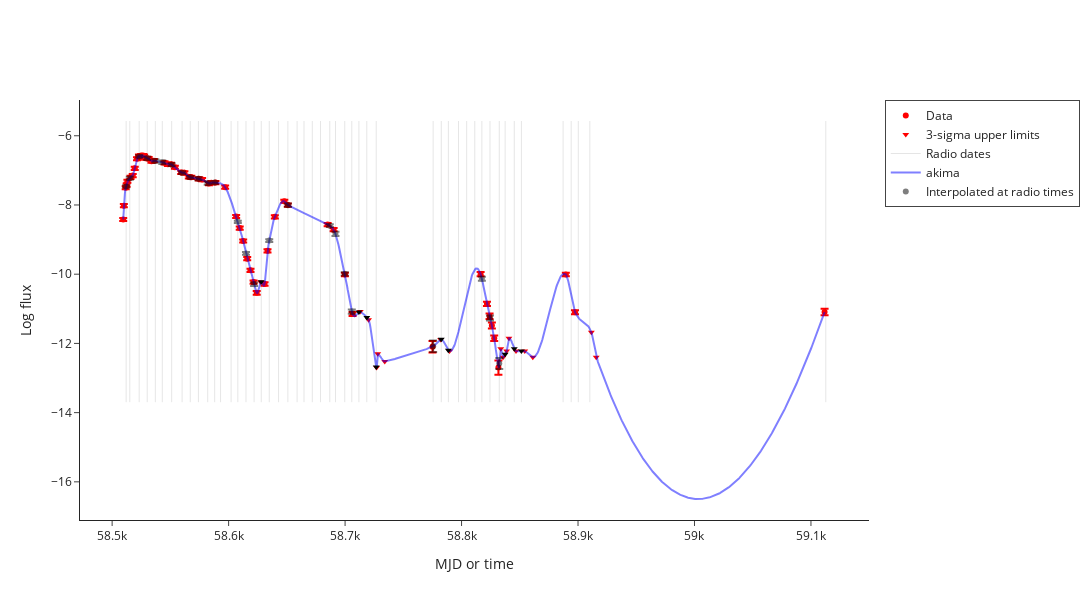

Write notebook code for a chart like this one.
### Markdown cell above
# Interpolation

### Code cell
interpolated_data = make_interpolated_Lr_Lx_df(radio_df, xray_df, source_df, plotly=True)

### Figure 1 — Plotly figure (JSON) as saved in the notebook; plotly's stock layout.template omitted (floating-point values rounded to 4 significant figures; data arrays with more than 128 entries replaced by an {"elided": "..."} marker saying what was removed)
{"data": [{"error_y": {"array": [0.04583, 0.04581, 0.04578, 0.04589, 0.04582, 0.04577, 0.04582, 0.04582, 0.04579, 0.04601, 0.0458, 0.04582, 0.04579, 0.0458, 0.04579, 0.04579, 0.04587, 0.04581, 0.0458, 0.0458, 0.0458, 0.04579, 0.04579, 0.04579, 0.0458, 0.04579, 0.04579, 0.04579, 0.04578, 0.04579, 0.04579, 0.04579, 0.04579, 0.04591, 0.04593, 0.04648, 0.04765, 0.04832, 0.04971, 0.0546, 0.0508, 0.04633, 0.04583, 0.04595, 0.04596, 0.04587, 0.04614, 0.04803, 0.05819, 0.1675, 0.06114, 0.06049, 0.078, 0.08518, 0.07934, 0.2064, 0.05141, 0.05829, 0.09343], "type": "data", "visible": true}, "marker": {"color": "red"}, "mode": "markers", "name": "Data", "type": "scatter", "x": [58510.0, 58510.0, 58510.0, 58510.0, 58510.0, 58520.0, 58520.0, 58520.0, 58520.0, 58520.0, 58520.0, 58520.0, 58530.0, 58530.0, 58530.0, 58530.0, 58530.0, 58530.0, 58540.0, 58540.0, 58550.0, 58550.0, 58550.0, 58560.0, 58560.0, 58570.0, 58570.0, 58570.0, 58580.0, 58580.0, 58590.0, 58590.0, 58600.0, 58610.0, 58610.0, 58610.0, 58620.0, 58620.0, 58620.0, 58620.0, 58630.0, 58630.0, 58640.0, 58650.0, 58650.0, 58690.0, 58690.0, 58700.0, 58710.0, 58780.0, 58820.0, 58820.0, 58820.0, 58830.0, 58830.0, 58830.0, 58890.0, 58900.0, 59110.0], "y": [-8.419, -8.02, -7.503, -7.425, -7.315, -7.204, -7.151, -6.942, -6.665, -6.586, -6.612, -6.573, -6.636, -6.573, -6.587, -6.654, -6.661, -6.734, -6.72, -6.781, -6.825, -6.824, -6.909, -7.059, -7.071, -7.191, -7.201, -7.245, -7.266, -7.381, -7.354, -7.353, -7.486, -8.333, -8.668, -9.04, -9.553, -9.889, -10.23, -10.54, -10.28, -9.324, -8.342, -7.892, -8.003, -8.565, -8.714, -10.01, -11.15, -12.1, -10.0, -10.86, -11.21, -11.48, -11.85, -12.7, -10.01, -11.1, -11.09]}, {"marker": {"color": "red", "symbol": "triangle-down"}, "mode": "markers", "name": "3-sigma upper limits", "type": "scatter", "x": [58630.0, 58710.0, 58720.0, 58730.0, 58730.0, 58730.0, 58780.0, 58790.0, 58830.0, 58840.0, 58840.0, 58840.0, 58850.0, 58850.0, 58860.0, 58910.0, 58920.0], "y": [-10.23, -11.08, -11.32, -12.7, -12.3, -12.52, -11.89, -12.22, -12.15, -12.4, -12.22, -11.85, -12.22, -12.22, -12.4, -11.68, -12.4]}, {"line": {"color": "black", "dash": "solid", "width": 1}, "mode": "lines", "name": "Radio dates", "opacity": 0.1, "showlegend": true, "type": "scatter", "x": [58510.0, 58510.0], "y": [-13.7, -5.573]}, {"line": {"color": "black", "dash": "solid", "width": 1}, "mode": "lines", "opacity": 0.1, "showlegend": false, "type": "scatter", "x": [58520.0, 58520.0], "y": [-13.7, -5.573]}, {"line": {"color": "black", "dash": "solid", "width": 1}, "mode": "lines", "opacity": 0.1, "showlegend": false, "type": "scatter", "x": [58520.0, 58520.0], "y": [-13.7, -5.573]}, {"line": {"color": "black", "dash": "solid", "width": 1}, "mode": "lines", "opacity": 0.1, "showlegend": false, "type": "scatter", "x": [58530.0, 58530.0], "y": [-13.7, -5.573]}, {"line": {"color": "black", "dash": "solid", "width": 1}, "mode": "lines", "opacity": 0.1, "showlegend": false, "type": "scatter", "x": [58540.0, 58540.0], "y": [-13.7, -5.573]}, {"line": {"color": "black", "dash": "solid", "width": 1}, "mode": "lines", "opacity": 0.1, "showlegend": false, "type": "scatter", "x": [58540.0, 58540.0], "y": [-13.7, -5.573]}, {"line": {"color": "black", "dash": "solid", "width": 1}, "mode": "lines", "opacity": 0.1, "showlegend": false, "type": "scatter", "x": [58550.0, 58550.0], "y": [-13.7, -5.573]}, {"line": {"color": "black", "dash": "solid", "width": 1}, "mode": "lines", "opacity": 0.1, "showlegend": false, "type": "scatter", "x": [58560.0, 58560.0], "y": [-13.7, -5.573]}, {"line": {"color": "black", "dash": "solid", "width": 1}, "mode": "lines", "opacity": 0.1, "showlegend": false, "type": "scatter", "x": [58570.0, 58570.0], "y": [-13.7, -5.573]}, {"line": {"color": "black", "dash": "solid", "width": 1}, "mode": "lines", "opacity": 0.1, "showlegend": false, "type": "scatter", "x": [58570.0, 58570.0], "y": [-13.7, -5.573]}, {"line": {"color": "black", "dash": "solid", "width": 1}, "mode": "lines", "opacity": 0.1, "showlegend": false, "type": "scatter", "x": [58580.0, 58580.0], "y": [-13.7, -5.573]}, {"line": {"color": "black", "dash": "solid", "width": 1}, "mode": "lines", "opacity": 0.1, "showlegend": false, "type": "scatter", "x": [58590.0, 58590.0], "y": [-13.7, -5.573]}, {"line": {"color": "black", "dash": "solid", "width": 1}, "mode": "lines", "opacity": 0.1, "showlegend": false, "type": "scatter", "x": [58590.0, 58590.0], "y": [-13.7, -5.573]}, {"line": {"color": "black", "dash": "solid", "width": 1}, "mode": "lines", "opacity": 0.1, "showlegend": false, "type": "scatter", "x": [58600.0, 58600.0], "y": [-13.7, -5.573]}, {"line": {"color": "black", "dash": "solid", "width": 1}, "mode": "lines", "opacity": 0.1, "showlegend": false, "type": "scatter", "x": [58610.0, 58610.0], "y": [-13.7, -5.573]}, {"line": {"color": "black", "dash": "solid", "width": 1}, "mode": "lines", "opacity": 0.1, "showlegend": false, "type": "scatter", "x": [58610.0, 58610.0], "y": [-13.7, -5.573]}, {"line": {"color": "black", "dash": "solid", "width": 1}, "mode": "lines", "opacity": 0.1, "showlegend": false, "type": "scatter", "x": [58620.0, 58620.0], "y": [-13.7, -5.573]}, {"line": {"color": "black", "dash": "solid", "width": 1}, "mode": "lines", "opacity": 0.1, "showlegend": false, "type": "scatter", "x": [58630.0, 58630.0], "y": [-13.7, -5.573]}, {"line": {"color": "black", "dash": "solid", "width": 1}, "mode": "lines", "opacity": 0.1, "showlegend": false, "type": "scatter", "x": [58630.0, 58630.0], "y": [-13.7, -5.573]}, {"line": {"color": "black", "dash": "solid", "width": 1}, "mode": "lines", "opacity": 0.1, "showlegend": false, "type": "scatter", "x": [58640.0, 58640.0], "y": [-13.7, -5.573]}, {"line": {"color": "black", "dash": "solid", "width": 1}, "mode": "lines", "opacity": 0.1, "showlegend": false, "type": "scatter", "x": [58650.0, 58650.0], "y": [-13.7, -5.573]}, {"line": {"color": "black", "dash": "solid", "width": 1}, "mode": "lines", "opacity": 0.1, "showlegend": false, "type": "scatter", "x": [58660.0, 58660.0], "y": [-13.7, -5.573]}, {"line": {"color": "black", "dash": "solid", "width": 1}, "mode": "lines", "opacity": 0.1, "showlegend": false, "type": "scatter", "x": [58660.0, 58660.0], "y": [-13.7, -5.573]}, {"line": {"color": "black", "dash": "solid", "width": 1}, "mode": "lines", "opacity": 0.1, "showlegend": false, "type": "scatter", "x": [58670.0, 58670.0], "y": [-13.7, -5.573]}, {"line": {"color": "black", "dash": "solid", "width": 1}, "mode": "lines", "opacity": 0.1, "showlegend": false, "type": "scatter", "x": [58680.0, 58680.0], "y": [-13.7, -5.573]}, {"line": {"color": "black", "dash": "solid", "width": 1}, "mode": "lines", "opacity": 0.1, "showlegend": false, "type": "scatter", "x": [58690.0, 58690.0], "y": [-13.7, -5.573]}, {"line": {"color": "black", "dash": "solid", "width": 1}, "mode": "lines", "opacity": 0.1, "showlegend": false, "type": "scatter", "x": [58690.0, 58690.0], "y": [-13.7, -5.573]}, {"line": {"color": "black", "dash": "solid", "width": 1}, "mode": "lines", "opacity": 0.1, "showlegend": false, "type": "scatter", "x": [58700.0, 58700.0], "y": [-13.7, -5.573]}, {"line": {"color": "black", "dash": "solid", "width": 1}, "mode": "lines", "opacity": 0.1, "showlegend": false, "type": "scatter", "x": [58710.0, 58710.0], "y": [-13.7, -5.573]}, {"line": {"color": "black", "dash": "solid", "width": 1}, "mode": "lines", "opacity": 0.1, "showlegend": false, "type": "scatter", "x": [58710.0, 58710.0], "y": [-13.7, -5.573]}, {"line": {"color": "black", "dash": "solid", "width": 1}, "mode": "lines", "opacity": 0.1, "showlegend": false, "type": "scatter", "x": [58720.0, 58720.0], "y": [-13.7, -5.573]}, {"line": {"color": "black", "dash": "solid", "width": 1}, "mode": "lines", "opacity": 0.1, "showlegend": false, "type": "scatter", "x": [58730.0, 58730.0], "y": [-13.7, -5.573]}, {"line": {"color": "black", "dash": "solid", "width": 1}, "mode": "lines", "opacity": 0.1, "showlegend": false, "type": "scatter", "x": [58780.0, 58780.0], "y": [-13.7, -5.573]}, {"line": {"color": "black", "dash": "solid", "width": 1}, "mode": "lines", "opacity": 0.1, "showlegend": false, "type": "scatter", "x": [58780.0, 58780.0], "y": [-13.7, -5.573]}, {"line": {"color": "black", "dash": "solid", "width": 1}, "mode": "lines", "opacity": 0.1, "showlegend": false, "type": "scatter", "x": [58790.0, 58790.0], "y": [-13.7, -5.573]}, {"line": {"color": "black", "dash": "solid", "width": 1}, "mode": "lines", "opacity": 0.1, "showlegend": false, "type": "scatter", "x": [58800.0, 58800.0], "y": [-13.7, -5.573]}, {"line": {"color": "black", "dash": "solid", "width": 1}, "mode": "lines", "opacity": 0.1, "showlegend": false, "type": "scatter", "x": [58800.0, 58800.0], "y": [-13.7, -5.573]}, {"line": {"color": "black", "dash": "solid", "width": 1}, "mode": "lines", "opacity": 0.1, "showlegend": false, "type": "scatter", "x": [58810.0, 58810.0], "y": [-13.7, -5.573]}, {"line": {"color": "black", "dash": "solid", "width": 1}, "mode": "lines", "opacity": 0.1, "showlegend": false, "type": "scatter", "x": [58820.0, 58820.0], "y": [-13.7, -5.573]}, {"line": {"color": "black", "dash": "solid", "width": 1}, "mode": "lines", "opacity": 0.1, "showlegend": false, "type": "scatter", "x": [58820.0, 58820.0], "y": [-13.7, -5.573]}, {"line": {"color": "black", "dash": "solid", "width": 1}, "mode": "lines", "opacity": 0.1, "showlegend": false, "type": "scatter", "x": [58830.0, 58830.0], "y": [-13.7, -5.573]}, {"line": {"color": "black", "dash": "solid", "width": 1}, "mode": "lines", "opacity": 0.1, "showlegend": false, "type": "scatter", "x": [58840.0, 58840.0], "y": [-13.7, -5.573]}, {"line": {"color": "black", "dash": "solid", "width": 1}, "mode": "lines", "opacity": 0.1, "showlegend": false, "type": "scatter", "x": [58850.0, 58850.0], "y": [-13.7, -5.573]}, {"line": {"color": "black", "dash": "solid", "width": 1}, "mode": "lines", "opacity": 0.1, "showlegend": false, "type": "scatter", "x": [58850.0, 58850.0], "y": [-13.7, -5.573]}, {"line": {"color": "black", "dash": "solid", "width": 1}, "mode": "lines", "opacity": 0.1, "showlegend": false, "type": "scatter", "x": [58890.0, 58890.0], "y": [-13.7, -5.573]}, {"line": {"color": "black", "dash": "solid", "width": 1}, "mode": "lines", "opacity": 0.1, "showlegend": false, "type": "scatter", "x": [58890.0, 58890.0], "y": [-13.7, -5.573]}, {"line": {"color": "black", "dash": "solid", "width": 1}, "mode": "lines", "opacity": 0.1, "showlegend": false, "type": "scatter", "x": [58900.0, 58900.0], "y": [-13.7, -5.573]}, {"line": {"color": "black", "dash": "solid", "width": 1}, "mode": "lines", "opacity": 0.1, "showlegend": false, "type": "scatter", "x": [58910.0, 58910.0], "y": [-13.7, -5.573]}, {"line": {"color": "black", "dash": "solid", "width": 1}, "mode": "lines", "opacity": 0.1, "showlegend": false, "type": "scatter", "x": [59110.0, 59110.0], "y": [-13.7, -5.573]}, {"line": {"color": "blue", "dash": "solid"}, "mode": "lines", "name": "akima", "opacity": 0.5, "type": "scatter", "x": {"elided": "1204 float values"}, "y": {"elided": "1204 float values"}}, {"error_y": {"array": [0.03448, 0.04279, 0.03288, 0.0471, 0.04789, 0.04758, 0.04286, 0.03762, 0.03432, 0.04587, 0.04399, 0.03854, NaN, NaN, 0.03374, 0.03994, 0.05156, 0.03907, NaN, 0.04569, NaN, NaN, NaN, NaN, 0.03968, 0.06264, 0.04779, 0.0623, 0.167, NaN, NaN, NaN, 0.05482, 0.07275, 0.1587, NaN, NaN, NaN, NaN, NaN], "type": "data", "visible": true}, "marker": {"color": "black"}, "mode": "markers", "name": "Interpolated at radio times", "opacity": 0.5, "type": "scatter", "x": [58510.0, 58520.0, 58520.0, 58530.0, 58540.0, 58540.0, 58550.0, 58560.0, 58570.0, 58570.0, 58580.0, 58590.0, 58590.0, 58600.0, 58610.0, 58610.0, 58620.0, 58630.0, 58640.0, 58650.0, 58660.0, 58660.0, 58670.0, 58680.0, 58690.0, 58690.0, 58700.0, 58710.0, 58780.0, 58800.0, 58800.0, 58810.0, 58820.0, 58820.0, 58830.0, 58890.0, 58890.0, 58900.0, 58910.0, 59110.0], "y": [-7.463, -7.227, -6.597, -6.652, -6.726, -6.765, -6.834, -7.067, -7.198, -7.242, -7.369, -7.353, NaN, NaN, -8.487, -9.399, -10.29, -9.028, NaN, -8.005, NaN, NaN, NaN, NaN, -8.6, -8.837, -9.989, -11.08, -12.08, NaN, NaN, NaN, -10.13, -11.26, -12.58, NaN, NaN, NaN, NaN, NaN]}, {"marker": {"color": "black", "symbol": "triangle-down"}, "mode": "markers", "showlegend": false, "type": "scatter", "x": [58630.0, 58710.0, 58720.0, 58730.0, 58780.0, 58790.0, 58840.0, 58850.0, 58850.0], "y": [-10.22, -11.09, -11.25, -12.68, -11.88, -12.2, -12.31, -12.15, -12.22]}], "layout": {"height": 600, "legend": {"borderwidth": 1}, "width": 1200, "xaxis": {"title": {"text": "MJD or time"}}, "yaxis": {"title": {"text": "Log flux"}}}}
